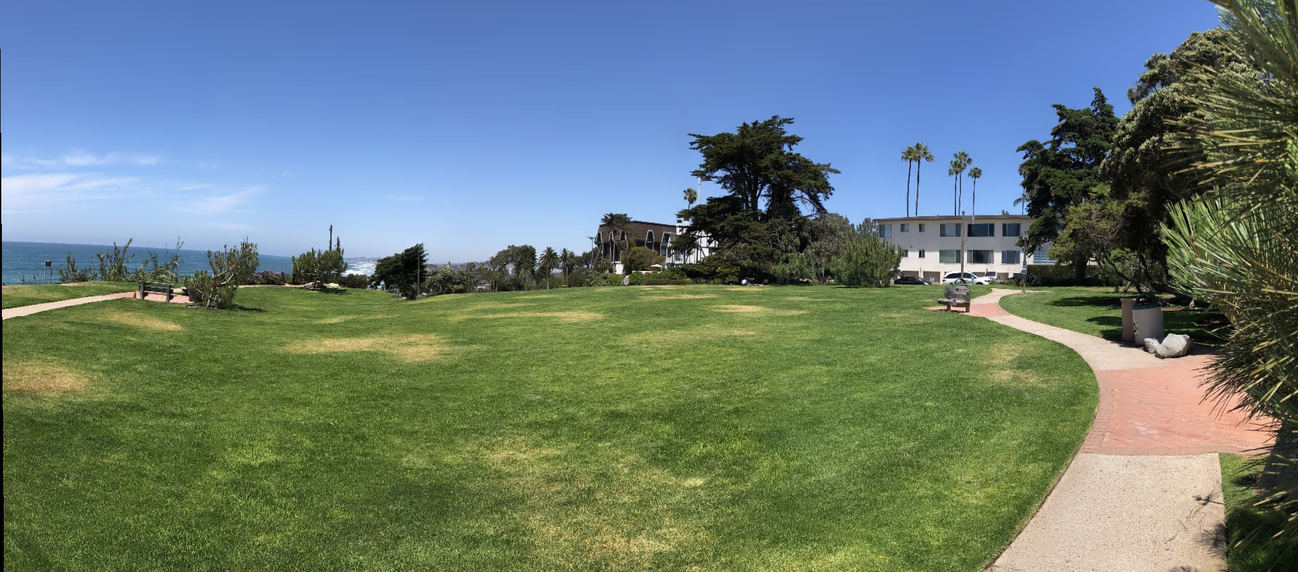
#> input picture pano2.jpg, 1298 x 572 px
$ python cam3.py
#> lines starting #> are read from the running program, lines starting #| are printed output that depends on the picture
import cv2
import numpy as np
import math


class cam:

	def __init__(self,H=400,W=400):
		"""
		H : Desired height of the frame of output video
		W : Desired width of the frame of output
		"""
		self.H = H
		self.W = W
		self.ox = W//2
		self.oy = H//2
		self.alpha = math.radians(0)
		self.beta =  math.radians(0)
		self.gamma = math.radians(0)
		self.Tx = 0
		self.Ty = 0
		self.Tz = 0
		self.K = 0
		self.R = 0
		self.sh = 0 # Shere factor
		self.P = 0

		self.focus = 100 # Focal length of camera in mm
		self.sx = 1 # Effective size of a pixel in mm
		self.sy = 1 # Effective size of a pixel in mm

		self.update_M()

	def update_M(self):
		# Matrix for converting the 2D matrix to 3D matrix
		Rx = np.array([[1, 0, 0], [0, math.cos(self.alpha), -math.sin(self.alpha)], [0, math.sin(self.alpha), math.cos(self.alpha)]])
		Ry = np.array([[math.cos(self.beta), 0, -math.sin(self.beta)], [0, 1, 0], [math.sin(self.beta), 0, math.cos(self.beta)]])
		Rz = np.array([[math.cos(self.gamma), -math.sin(self.gamma), 0], [math.sin(self.gamma), math.cos(self.gamma), 0], [0, 0, 1]])
		self.R = np.matmul(Rx, np.matmul(Ry, Rz))
		self.K = np.array([[-self.focus/self.sx,self.sh,self.ox],[0,self.focus/self.sy,self.oy],[0,0,1]])
		self.M1 = np.array([[1,0,0,-self.Tx],[0,1,0,-self.Ty],[0,0,1,-self.Tz]])

		self.P = np.matmul(np.matmul(self.K,self.R),self.M1)

	def project(self,src):
		pts2d = np.matmul(self.P,src) # A 3X1 matrix

		try:
			x = pts2d[0,:]*1.0/(pts2d[2,:]+0.0000000001)
			y = pts2d[1,:]*1.0/(pts2d[2,:]+0.0000000001)
		except:
			print("Division by zero!")
			x = pts2d[0,:]*0
			y = pts2d[1,:]*0

		return np.concatenate(([x],[y]))

	def set_tvec(self,x,y,z):
		self.Tx = x
		self.Ty = y
		self.Tz = z
		self.update_M()

	def set_rvec(self,alpha,beta,gamma):
		self.alpha = alpha
		self.beta = beta
		self.gamma = gamma
		self.update_M()

	def render(self,src):
		pts = self.project(src)
		canvas = np.zeros((self.H,self.W,3),dtype=np.uint8)
		pts = (pts.T).reshape(-1,1,2).astype(np.int32)
		cv2.drawContours(canvas,pts,-1,(0,255,0),3)
		cv2.imshow("output",canvas)
		cv2.waitKey(0)


img = cv2.imread("pano2.jpg")
#> img is the input picture: shape (572, 1298, 3); mean B, G, R 118.2, 125.4, 106.9
cv2.imshow("output",img)
cv2.waitKey(0)
H,W = img.shape[:2]
#> H = 572; W = 1298

c1 = cam(H=H,W=W)
# src = np.array([[0,0,0,1],[-10,10,-10,1],[10,10,-10,1],[10,-10,-10,1],[-10,-10,-10,1]]).T

N = max(H,W)
#> N = 1298
x = np.linspace(-W/2,W/2,W).T
#> x = 1298 values from -649 to 649
y = np.linspace(-H/2,H/2,H).T
#> y = 572 values from -286 to 286
# z = np.linspace(-N/2,N/2,N).T
# z1 = np.ones(W*H).T*1
# src = np.concatenate(([x],[y],[z1],[z1]))
xv, yv = np.meshgrid(x, y)
X = xv.reshape(-1,1)
Y = yv.reshape(-1,1)
Z = -np.sqrt((W*0.2)**2 - X**2 - Y**2)
src = np.concatenate(([X],[Y],[Z],[X*0+1]))[:,:,0]
# src = np.concatenate(([X],[Y],[X*0+1],[X*0+1]))[:,:,0]
# print(X.shape)

c1.set_tvec(0,0,50)
print(c1.project(src).shape)
#| (2, 742456)
c1.render(src)
#> in render, `cv2.drawContours(canvas,pts,-1,(0,255,0),3)`:
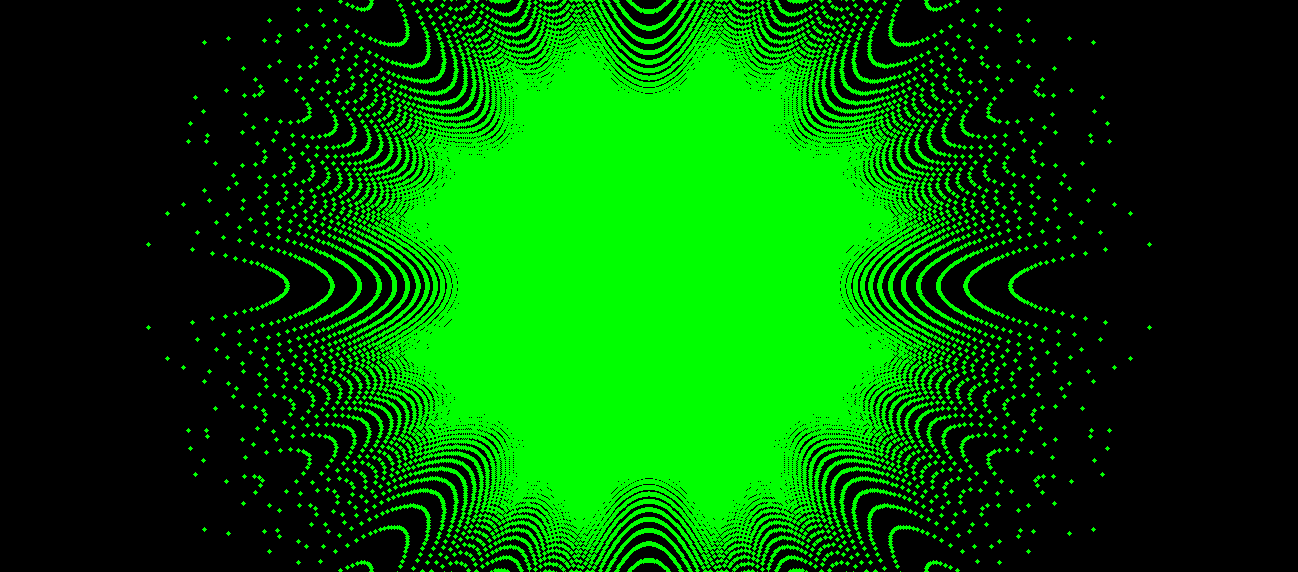
#> canvas: shape (572, 1298, 3); mean of channels 0, 1, 2 0, 89.7, 0; drawn as B, G, R


pts1,pts2 = np.split(c1.project(src),2)
x = pts1.reshape(H,W)
y = pts2.reshape(H,W)

output = cv2.remap(img,x.astype(np.float32),y.astype(np.float32),interpolation=cv2.INTER_LINEAR)
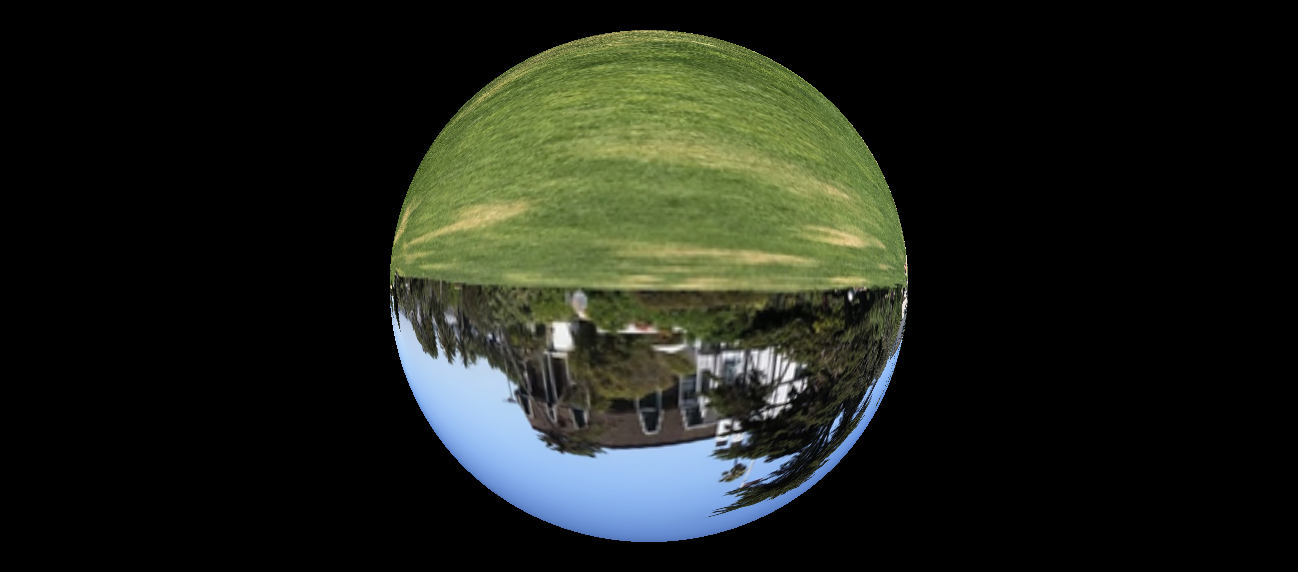
#> output: shape (572, 1298, 3); mean B, G, R 26.1, 34, 29.9
cv2.imshow("output",output)
cv2.waitKey(0)
# [4 lines of commented-out code are left out]


"""
c1.render(src)
for i in range(0,400):
	c1.set_tvec(100,0,i-100)
	c1.set_rvec(0,np.pi/2,0)
	c1.render(src)

for i in range(100,1,-1):
	c1.set_tvec(0,0,i+1)
	c1.render(src)
"""
